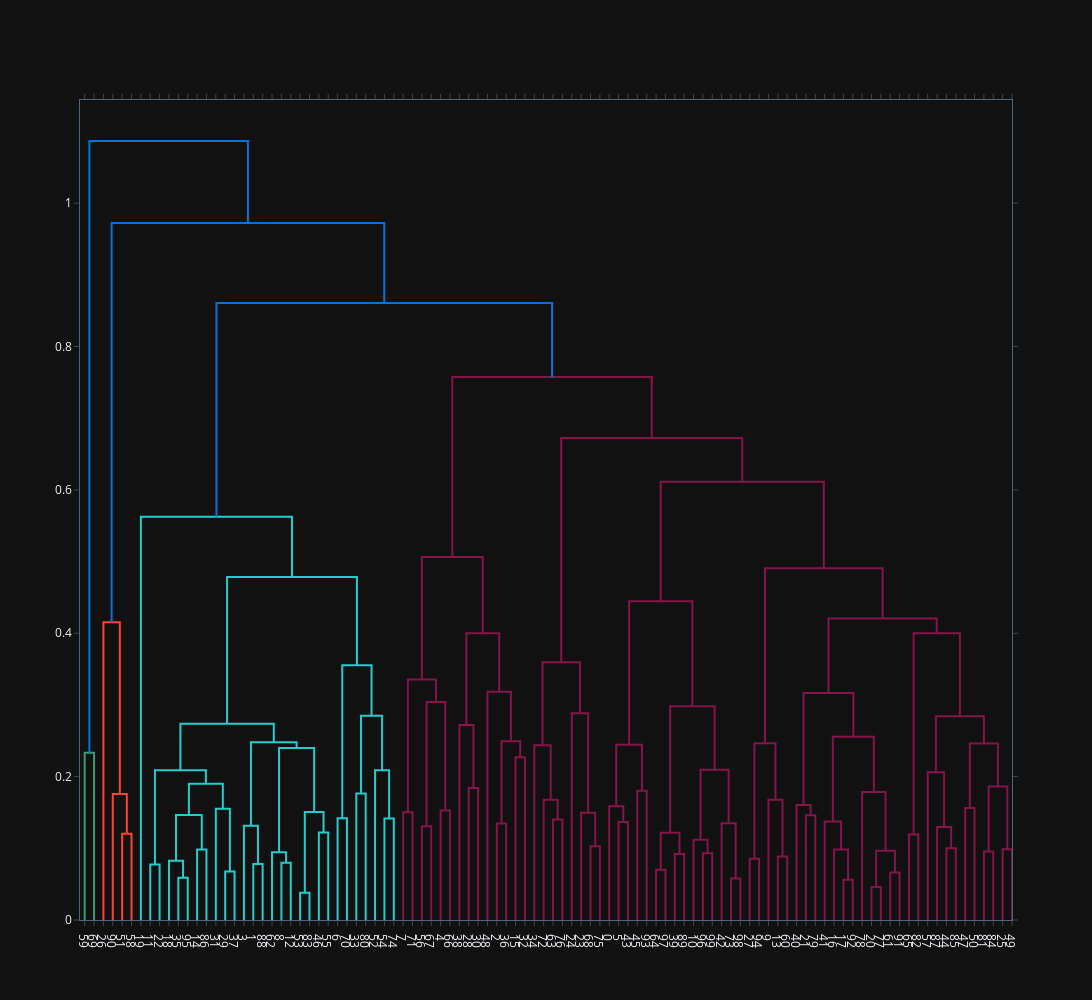

Notebook code for this chart:
### Code cell
import plotly.figure_factory as ff
import numpy as np

fig = ff.create_dendrogram(X)
fig.update_layout(width=1300, height=1000)
fig.show()

### Figure 1 — Plotly figure (JSON) as saved in the notebook; plotly's stock layout.template omitted (floating-point values rounded to 4 significant figures)
{"data": [{"hoverinfo": "text", "marker": {"color": "rgb(61,153,112)"}, "mode": "lines", "x": [5.0, 5.0, 15.0, 15.0], "xaxis": "x", "y": [0.0, 0.2333, 0.2333, 0.0], "yaxis": "y", "type": "scatter"}, {"hoverinfo": "text", "marker": {"color": "rgb(255,65,54)"}, "mode": "lines", "x": [45.0, 45.0, 55.0, 55.0], "xaxis": "x", "y": [0.0, 0.1202, 0.1202, 0.0], "yaxis": "y", "type": "scatter"}, {"hoverinfo": "text", "marker": {"color": "rgb(255,65,54)"}, "mode": "lines", "x": [35.0, 35.0, 50.0, 50.0], "xaxis": "x", "y": [0.0, 0.1758, 0.1758, 0.1202], "yaxis": "y", "type": "scatter"}, {"hoverinfo": "text", "marker": {"color": "rgb(255,65,54)"}, "mode": "lines", "x": [25.0, 25.0, 42.5, 42.5], "xaxis": "x", "y": [0.0, 0.4154, 0.4154, 0.1758], "yaxis": "y", "type": "scatter"}, {"hoverinfo": "text", "marker": {"color": "rgb(35,205,205)"}, "mode": "lines", "x": [75.0, 75.0, 85.0, 85.0], "xaxis": "x", "y": [0.0, 0.07735, 0.07735, 0.0], "yaxis": "y", "type": "scatter"}, {"hoverinfo": "text", "marker": {"color": "rgb(35,205,205)"}, "mode": "lines", "x": [105.0, 105.0, 115.0, 115.0], "xaxis": "x", "y": [0.0, 0.05905, 0.05905, 0.0], "yaxis": "y", "type": "scatter"}, {"hoverinfo": "text", "marker": {"color": "rgb(35,205,205)"}, "mode": "lines", "x": [95.0, 95.0, 110.0, 110.0], "xaxis": "x", "y": [0.0, 0.08279, 0.08279, 0.05905], "yaxis": "y", "type": "scatter"}, {"hoverinfo": "text", "marker": {"color": "rgb(35,205,205)"}, "mode": "lines", "x": [125.0, 125.0, 135.0, 135.0], "xaxis": "x", "y": [0.0, 0.09821, 0.09821, 0.0], "yaxis": "y", "type": "scatter"}, {"hoverinfo": "text", "marker": {"color": "rgb(35,205,205)"}, "mode": "lines", "x": [102.5, 102.5, 130.0, 130.0], "xaxis": "x", "y": [0.08279, 0.1465, 0.1465, 0.09821], "yaxis": "y", "type": "scatter"}, {"hoverinfo": "text", "marker": {"color": "rgb(35,205,205)"}, "mode": "lines", "x": [155.0, 155.0, 165.0, 165.0], "xaxis": "x", "y": [0.0, 0.06759, 0.06759, 0.0], "yaxis": "y", "type": "scatter"}, {"hoverinfo": "text", "marker": {"color": "rgb(35,205,205)"}, "mode": "lines", "x": [145.0, 145.0, 160.0, 160.0], "xaxis": "x", "y": [0.0, 0.1551, 0.1551, 0.06759], "yaxis": "y", "type": "scatter"}, {"hoverinfo": "text", "marker": {"color": "rgb(35,205,205)"}, "mode": "lines", "x": [116.2, 116.2, 152.5, 152.5], "xaxis": "x", "y": [0.1465, 0.1901, 0.1901, 0.1551], "yaxis": "y", "type": "scatter"}, {"hoverinfo": "text", "marker": {"color": "rgb(35,205,205)"}, "mode": "lines", "x": [80.0, 80.0, 134.4, 134.4], "xaxis": "x", "y": [0.07735, 0.2088, 0.2088, 0.1901], "yaxis": "y", "type": "scatter"}, {"hoverinfo": "text", "marker": {"color": "rgb(35,205,205)"}, "mode": "lines", "x": [185.0, 185.0, 195.0, 195.0], "xaxis": "x", "y": [0.0, 0.07827, 0.07827, 0.0], "yaxis": "y", "type": "scatter"}, {"hoverinfo": "text", "marker": {"color": "rgb(35,205,205)"}, "mode": "lines", "x": [175.0, 175.0, 190.0, 190.0], "xaxis": "x", "y": [0.0, 0.1316, 0.1316, 0.07827], "yaxis": "y", "type": "scatter"}, {"hoverinfo": "text", "marker": {"color": "rgb(35,205,205)"}, "mode": "lines", "x": [215.0, 215.0, 225.0, 225.0], "xaxis": "x", "y": [0.0, 0.07987, 0.07987, 0.0], "yaxis": "y", "type": "scatter"}, {"hoverinfo": "text", "marker": {"color": "rgb(35,205,205)"}, "mode": "lines", "x": [205.0, 205.0, 220.0, 220.0], "xaxis": "x", "y": [0.0, 0.09461, 0.09461, 0.07987], "yaxis": "y", "type": "scatter"}, {"hoverinfo": "text", "marker": {"color": "rgb(35,205,205)"}, "mode": "lines", "x": [235.0, 235.0, 245.0, 245.0], "xaxis": "x", "y": [0.0, 0.03799, 0.03799, 0.0], "yaxis": "y", "type": "scatter"}, {"hoverinfo": "text", "marker": {"color": "rgb(35,205,205)"}, "mode": "lines", "x": [255.0, 255.0, 265.0, 265.0], "xaxis": "x", "y": [0.0, 0.1221, 0.1221, 0.0], "yaxis": "y", "type": "scatter"}, {"hoverinfo": "text", "marker": {"color": "rgb(35,205,205)"}, "mode": "lines", "x": [240.0, 240.0, 260.0, 260.0], "xaxis": "x", "y": [0.03799, 0.1505, 0.1505, 0.1221], "yaxis": "y", "type": "scatter"}, {"hoverinfo": "text", "marker": {"color": "rgb(35,205,205)"}, "mode": "lines", "x": [212.5, 212.5, 250.0, 250.0], "xaxis": "x", "y": [0.09461, 0.24, 0.24, 0.1505], "yaxis": "y", "type": "scatter"}, {"hoverinfo": "text", "marker": {"color": "rgb(35,205,205)"}, "mode": "lines", "x": [182.5, 182.5, 231.2, 231.2], "xaxis": "x", "y": [0.1316, 0.2479, 0.2479, 0.24], "yaxis": "y", "type": "scatter"}, {"hoverinfo": "text", "marker": {"color": "rgb(35,205,205)"}, "mode": "lines", "x": [107.2, 107.2, 206.9, 206.9], "xaxis": "x", "y": [0.2088, 0.2737, 0.2737, 0.2479], "yaxis": "y", "type": "scatter"}, {"hoverinfo": "text", "marker": {"color": "rgb(35,205,205)"}, "mode": "lines", "x": [275.0, 275.0, 285.0, 285.0], "xaxis": "x", "y": [0.0, 0.142, 0.142, 0.0], "yaxis": "y", "type": "scatter"}, {"hoverinfo": "text", "marker": {"color": "rgb(35,205,205)"}, "mode": "lines", "x": [295.0, 295.0, 305.0, 305.0], "xaxis": "x", "y": [0.0, 0.1763, 0.1763, 0.0], "yaxis": "y", "type": "scatter"}, {"hoverinfo": "text", "marker": {"color": "rgb(35,205,205)"}, "mode": "lines", "x": [325.0, 325.0, 335.0, 335.0], "xaxis": "x", "y": [0.0, 0.1415, 0.1415, 0.0], "yaxis": "y", "type": "scatter"}, {"hoverinfo": "text", "marker": {"color": "rgb(35,205,205)"}, "mode": "lines", "x": [315.0, 315.0, 330.0, 330.0], "xaxis": "x", "y": [0.0, 0.209, 0.209, 0.1415], "yaxis": "y", "type": "scatter"}, {"hoverinfo": "text", "marker": {"color": "rgb(35,205,205)"}, "mode": "lines", "x": [300.0, 300.0, 322.5, 322.5], "xaxis": "x", "y": [0.1763, 0.2847, 0.2847, 0.209], "yaxis": "y", "type": "scatter"}, {"hoverinfo": "text", "marker": {"color": "rgb(35,205,205)"}, "mode": "lines", "x": [280.0, 280.0, 311.2, 311.2], "xaxis": "x", "y": [0.142, 0.3554, 0.3554, 0.2847], "yaxis": "y", "type": "scatter"}, {"hoverinfo": "text", "marker": {"color": "rgb(35,205,205)"}, "mode": "lines", "x": [157.0, 157.0, 295.6, 295.6], "xaxis": "x", "y": [0.2737, 0.4785, 0.4785, 0.3554], "yaxis": "y", "type": "scatter"}, {"hoverinfo": "text", "marker": {"color": "rgb(35,205,205)"}, "mode": "lines", "x": [65.0, 65.0, 226.3, 226.3], "xaxis": "x", "y": [0.0, 0.5627, 0.5627, 0.4785], "yaxis": "y", "type": "scatter"}, {"hoverinfo": "text", "marker": {"color": "rgb(133,20,75)"}, "mode": "lines", "x": [345.0, 345.0, 355.0, 355.0], "xaxis": "x", "y": [0.0, 0.1503, 0.1503, 0.0], "yaxis": "y", "type": "scatter"}, {"hoverinfo": "text", "marker": {"color": "rgb(133,20,75)"}, "mode": "lines", "x": [365.0, 365.0, 375.0, 375.0], "xaxis": "x", "y": [0.0, 0.1308, 0.1308, 0.0], "yaxis": "y", "type": "scatter"}, {"hoverinfo": "text", "marker": {"color": "rgb(133,20,75)"}, "mode": "lines", "x": [385.0, 385.0, 395.0, 395.0], "xaxis": "x", "y": [0.0, 0.1527, 0.1527, 0.0], "yaxis": "y", "type": "scatter"}, {"hoverinfo": "text", "marker": {"color": "rgb(133,20,75)"}, "mode": "lines", "x": [370.0, 370.0, 390.0, 390.0], "xaxis": "x", "y": [0.1308, 0.3042, 0.3042, 0.1527], "yaxis": "y", "type": "scatter"}, {"hoverinfo": "text", "marker": {"color": "rgb(133,20,75)"}, "mode": "lines", "x": [350.0, 350.0, 380.0, 380.0], "xaxis": "x", "y": [0.1503, 0.3356, 0.3356, 0.3042], "yaxis": "y", "type": "scatter"}, {"hoverinfo": "text", "marker": {"color": "rgb(133,20,75)"}, "mode": "lines", "x": [415.0, 415.0, 425.0, 425.0], "xaxis": "x", "y": [0.0, 0.1843, 0.1843, 0.0], "yaxis": "y", "type": "scatter"}, {"hoverinfo": "text", "marker": {"color": "rgb(133,20,75)"}, "mode": "lines", "x": [405.0, 405.0, 420.0, 420.0], "xaxis": "x", "y": [0.0, 0.2721, 0.2721, 0.1843], "yaxis": "y", "type": "scatter"}, {"hoverinfo": "text", "marker": {"color": "rgb(133,20,75)"}, "mode": "lines", "x": [445.0, 445.0, 455.0, 455.0], "xaxis": "x", "y": [0.0, 0.1348, 0.1348, 0.0], "yaxis": "y", "type": "scatter"}, {"hoverinfo": "text", "marker": {"color": "rgb(133,20,75)"}, "mode": "lines", "x": [465.0, 465.0, 475.0, 475.0], "xaxis": "x", "y": [0.0, 0.2271, 0.2271, 0.0], "yaxis": "y", "type": "scatter"}, {"hoverinfo": "text", "marker": {"color": "rgb(133,20,75)"}, "mode": "lines", "x": [450.0, 450.0, 470.0, 470.0], "xaxis": "x", "y": [0.1348, 0.2495, 0.2495, 0.2271], "yaxis": "y", "type": "scatter"}, {"hoverinfo": "text", "marker": {"color": "rgb(133,20,75)"}, "mode": "lines", "x": [435.0, 435.0, 460.0, 460.0], "xaxis": "x", "y": [0.0, 0.3182, 0.3182, 0.2495], "yaxis": "y", "type": "scatter"}, {"hoverinfo": "text", "marker": {"color": "rgb(133,20,75)"}, "mode": "lines", "x": [412.5, 412.5, 447.5, 447.5], "xaxis": "x", "y": [0.2721, 0.4, 0.4, 0.3182], "yaxis": "y", "type": "scatter"}, {"hoverinfo": "text", "marker": {"color": "rgb(133,20,75)"}, "mode": "lines", "x": [365.0, 365.0, 430.0, 430.0], "xaxis": "x", "y": [0.3356, 0.5064, 0.5064, 0.4], "yaxis": "y", "type": "scatter"}, {"hoverinfo": "text", "marker": {"color": "rgb(133,20,75)"}, "mode": "lines", "x": [505.0, 505.0, 515.0, 515.0], "xaxis": "x", "y": [0.0, 0.1402, 0.1402, 0.0], "yaxis": "y", "type": "scatter"}, {"hoverinfo": "text", "marker": {"color": "rgb(133,20,75)"}, "mode": "lines", "x": [495.0, 495.0, 510.0, 510.0], "xaxis": "x", "y": [0.0, 0.1676, 0.1676, 0.1402], "yaxis": "y", "type": "scatter"}, {"hoverinfo": "text", "marker": {"color": "rgb(133,20,75)"}, "mode": "lines", "x": [485.0, 485.0, 502.5, 502.5], "xaxis": "x", "y": [0.0, 0.2436, 0.2436, 0.1676], "yaxis": "y", "type": "scatter"}, {"hoverinfo": "text", "marker": {"color": "rgb(133,20,75)"}, "mode": "lines", "x": [545.0, 545.0, 555.0, 555.0], "xaxis": "x", "y": [0.0, 0.1027, 0.1027, 0.0], "yaxis": "y", "type": "scatter"}, {"hoverinfo": "text", "marker": {"color": "rgb(133,20,75)"}, "mode": "lines", "x": [535.0, 535.0, 550.0, 550.0], "xaxis": "x", "y": [0.0, 0.1495, 0.1495, 0.1027], "yaxis": "y", "type": "scatter"}, {"hoverinfo": "text", "marker": {"color": "rgb(133,20,75)"}, "mode": "lines", "x": [525.0, 525.0, 542.5, 542.5], "xaxis": "x", "y": [0.0, 0.2883, 0.2883, 0.1495], "yaxis": "y", "type": "scatter"}, {"hoverinfo": "text", "marker": {"color": "rgb(133,20,75)"}, "mode": "lines", "x": [493.8, 493.8, 533.8, 533.8], "xaxis": "x", "y": [0.2436, 0.3595, 0.3595, 0.2883], "yaxis": "y", "type": "scatter"}, {"hoverinfo": "text", "marker": {"color": "rgb(133,20,75)"}, "mode": "lines", "x": [575.0, 575.0, 585.0, 585.0], "xaxis": "x", "y": [0.0, 0.1365, 0.1365, 0.0], "yaxis": "y", "type": "scatter"}, {"hoverinfo": "text", "marker": {"color": "rgb(133,20,75)"}, "mode": "lines", "x": [565.0, 565.0, 580.0, 580.0], "xaxis": "x", "y": [0.0, 0.1588, 0.1588, 0.1365], "yaxis": "y", "type": "scatter"}, {"hoverinfo": "text", "marker": {"color": "rgb(133,20,75)"}, "mode": "lines", "x": [595.0, 595.0, 605.0, 605.0], "xaxis": "x", "y": [0.0, 0.1804, 0.1804, 0.0], "yaxis": "y", "type": "scatter"}, {"hoverinfo": "text", "marker": {"color": "rgb(133,20,75)"}, "mode": "lines", "x": [572.5, 572.5, 600.0, 600.0], "xaxis": "x", "y": [0.1588, 0.2446, 0.2446, 0.1804], "yaxis": "y", "type": "scatter"}, {"hoverinfo": "text", "marker": {"color": "rgb(133,20,75)"}, "mode": "lines", "x": [615.0, 615.0, 625.0, 625.0], "xaxis": "x", "y": [0.0, 0.06999, 0.06999, 0.0], "yaxis": "y", "type": "scatter"}, {"hoverinfo": "text", "marker": {"color": "rgb(133,20,75)"}, "mode": "lines", "x": [635.0, 635.0, 645.0, 645.0], "xaxis": "x", "y": [0.0, 0.09213, 0.09213, 0.0], "yaxis": "y", "type": "scatter"}, {"hoverinfo": "text", "marker": {"color": "rgb(133,20,75)"}, "mode": "lines", "x": [620.0, 620.0, 640.0, 640.0], "xaxis": "x", "y": [0.06999, 0.1216, 0.1216, 0.09213], "yaxis": "y", "type": "scatter"}, {"hoverinfo": "text", "marker": {"color": "rgb(133,20,75)"}, "mode": "lines", "x": [665.0, 665.0, 675.0, 675.0], "xaxis": "x", "y": [0.0, 0.09308, 0.09308, 0.0], "yaxis": "y", "type": "scatter"}, {"hoverinfo": "text", "marker": {"color": "rgb(133,20,75)"}, "mode": "lines", "x": [655.0, 655.0, 670.0, 670.0], "xaxis": "x", "y": [0.0, 0.1119, 0.1119, 0.09308], "yaxis": "y", "type": "scatter"}, {"hoverinfo": "text", "marker": {"color": "rgb(133,20,75)"}, "mode": "lines", "x": [695.0, 695.0, 705.0, 705.0], "xaxis": "x", "y": [0.0, 0.05804, 0.05804, 0.0], "yaxis": "y", "type": "scatter"}, {"hoverinfo": "text", "marker": {"color": "rgb(133,20,75)"}, "mode": "lines", "x": [685.0, 685.0, 700.0, 700.0], "xaxis": "x", "y": [0.0, 0.1351, 0.1351, 0.05804], "yaxis": "y", "type": "scatter"}, {"hoverinfo": "text", "marker": {"color": "rgb(133,20,75)"}, "mode": "lines", "x": [662.5, 662.5, 692.5, 692.5], "xaxis": "x", "y": [0.1119, 0.2097, 0.2097, 0.1351], "yaxis": "y", "type": "scatter"}, {"hoverinfo": "text", "marker": {"color": "rgb(133,20,75)"}, "mode": "lines", "x": [630.0, 630.0, 677.5, 677.5], "xaxis": "x", "y": [0.1216, 0.2981, 0.2981, 0.2097], "yaxis": "y", "type": "scatter"}, {"hoverinfo": "text", "marker": {"color": "rgb(133,20,75)"}, "mode": "lines", "x": [586.2, 586.2, 653.8, 653.8], "xaxis": "x", "y": [0.2446, 0.4445, 0.4445, 0.2981], "yaxis": "y", "type": "scatter"}, {"hoverinfo": "text", "marker": {"color": "rgb(133,20,75)"}, "mode": "lines", "x": [715.0, 715.0, 725.0, 725.0], "xaxis": "x", "y": [0.0, 0.08542, 0.08542, 0.0], "yaxis": "y", "type": "scatter"}, {"hoverinfo": "text", "marker": {"color": "rgb(133,20,75)"}, "mode": "lines", "x": [745.0, 745.0, 755.0, 755.0], "xaxis": "x", "y": [0.0, 0.08841, 0.08841, 0.0], "yaxis": "y", "type": "scatter"}, {"hoverinfo": "text", "marker": {"color": "rgb(133,20,75)"}, "mode": "lines", "x": [735.0, 735.0, 750.0, 750.0], "xaxis": "x", "y": [0.0, 0.1678, 0.1678, 0.08841], "yaxis": "y", "type": "scatter"}, {"hoverinfo": "text", "marker": {"color": "rgb(133,20,75)"}, "mode": "lines", "x": [720.0, 720.0, 742.5, 742.5], "xaxis": "x", "y": [0.08542, 0.2465, 0.2465, 0.1678], "yaxis": "y", "type": "scatter"}, {"hoverinfo": "text", "marker": {"color": "rgb(133,20,75)"}, "mode": "lines", "x": [775.0, 775.0, 785.0, 785.0], "xaxis": "x", "y": [0.0, 0.146, 0.146, 0.0], "yaxis": "y", "type": "scatter"}, {"hoverinfo": "text", "marker": {"color": "rgb(133,20,75)"}, "mode": "lines", "x": [765.0, 765.0, 780.0, 780.0], "xaxis": "x", "y": [0.0, 0.1606, 0.1606, 0.146], "yaxis": "y", "type": "scatter"}, {"hoverinfo": "text", "marker": {"color": "rgb(133,20,75)"}, "mode": "lines", "x": [815.0, 815.0, 825.0, 825.0], "xaxis": "x", "y": [0.0, 0.05625, 0.05625, 0.0], "yaxis": "y", "type": "scatter"}, {"hoverinfo": "text", "marker": {"color": "rgb(133,20,75)"}, "mode": "lines", "x": [805.0, 805.0, 820.0, 820.0], "xaxis": "x", "y": [0.0, 0.0983, 0.0983, 0.05625], "yaxis": "y", "type": "scatter"}, {"hoverinfo": "text", "marker": {"color": "rgb(133,20,75)"}, "mode": "lines", "x": [795.0, 795.0, 812.5, 812.5], "xaxis": "x", "y": [0.0, 0.1374, 0.1374, 0.0983], "yaxis": "y", "type": "scatter"}, {"hoverinfo": "text", "marker": {"color": "rgb(133,20,75)"}, "mode": "lines", "x": [845.0, 845.0, 855.0, 855.0], "xaxis": "x", "y": [0.0, 0.04612, 0.04612, 0.0], "yaxis": "y", "type": "scatter"}, {"hoverinfo": "text", "marker": {"color": "rgb(133,20,75)"}, "mode": "lines", "x": [865.0, 865.0, 875.0, 875.0], "xaxis": "x", "y": [0.0, 0.06626, 0.06626, 0.0], "yaxis": "y", "type": "scatter"}, {"hoverinfo": "text", "marker": {"color": "rgb(133,20,75)"}, "mode": "lines", "x": [850.0, 850.0, 870.0, 870.0], "xaxis": "x", "y": [0.04612, 0.09646, 0.09646, 0.06626], "yaxis": "y", "type": "scatter"}, {"hoverinfo": "text", "marker": {"color": "rgb(133,20,75)"}, "mode": "lines", "x": [835.0, 835.0, 860.0, 860.0], "xaxis": "x", "y": [0.0, 0.1785, 0.1785, 0.09646], "yaxis": "y", "type": "scatter"}, {"hoverinfo": "text", "marker": {"color": "rgb(133,20,75)"}, "mode": "lines", "x": [803.8, 803.8, 847.5, 847.5], "xaxis": "x", "y": [0.1374, 0.2555, 0.2555, 0.1785], "yaxis": "y", "type": "scatter"}, {"hoverinfo": "text", "marker": {"color": "rgb(133,20,75)"}, "mode": "lines", "x": [772.5, 772.5, 825.6, 825.6], "xaxis": "x", "y": [0.1606, 0.3168, 0.3168, 0.2555], "yaxis": "y", "type": "scatter"}, {"hoverinfo": "text", "marker": {"color": "rgb(133,20,75)"}, "mode": "lines", "x": [885.0, 885.0, 895.0, 895.0], "xaxis": "x", "y": [0.0, 0.1194, 0.1194, 0.0], "yaxis": "y", "type": "scatter"}, {"hoverinfo": "text", "marker": {"color": "rgb(133,20,75)"}, "mode": "lines", "x": [925.0, 925.0, 935.0, 935.0], "xaxis": "x", "y": [0.0, 0.1001, 0.1001, 0.0], "yaxis": "y", "type": "scatter"}, {"hoverinfo": "text", "marker": {"color": "rgb(133,20,75)"}, "mode": "lines", "x": [915.0, 915.0, 930.0, 930.0], "xaxis": "x", "y": [0.0, 0.1297, 0.1297, 0.1001], "yaxis": "y", "type": "scatter"}, {"hoverinfo": "text", "marker": {"color": "rgb(133,20,75)"}, "mode": "lines", "x": [905.0, 905.0, 922.5, 922.5], "xaxis": "x", "y": [0.0, 0.2062, 0.2062, 0.1297], "yaxis": "y", "type": "scatter"}, {"hoverinfo": "text", "marker": {"color": "rgb(133,20,75)"}, "mode": "lines", "x": [945.0, 945.0, 955.0, 955.0], "xaxis": "x", "y": [0.0, 0.1561, 0.1561, 0.0], "yaxis": "y", "type": "scatter"}, {"hoverinfo": "text", "marker": {"color": "rgb(133,20,75)"}, "mode": "lines", "x": [965.0, 965.0, 975.0, 975.0], "xaxis": "x", "y": [0.0, 0.09567, 0.09567, 0.0], "yaxis": "y", "type": "scatter"}, {"hoverinfo": "text", "marker": {"color": "rgb(133,20,75)"}, "mode": "lines", "x": [985.0, 985.0, 995.0, 995.0], "xaxis": "x", "y": [0.0, 0.09868, 0.09868, 0.0], "yaxis": "y", "type": "scatter"}, {"hoverinfo": "text", "marker": {"color": "rgb(133,20,75)"}, "mode": "lines", "x": [970.0, 970.0, 990.0, 990.0], "xaxis": "x", "y": [0.09567, 0.1863, 0.1863, 0.09868], "yaxis": "y", "type": "scatter"}, {"hoverinfo": "text", "marker": {"color": "rgb(133,20,75)"}, "mode": "lines", "x": [950.0, 950.0, 980.0, 980.0], "xaxis": "x", "y": [0.1561, 0.2463, 0.2463, 0.1863], "yaxis": "y", "type": "scatter"}, {"hoverinfo": "text", "marker": {"color": "rgb(133,20,75)"}, "mode": "lines", "x": [913.8, 913.8, 965.0, 965.0], "xaxis": "x", "y": [0.2062, 0.2844, 0.2844, 0.2463], "yaxis": "y", "type": "scatter"}, {"hoverinfo": "text", "marker": {"color": "rgb(133,20,75)"}, "mode": "lines", "x": [890.0, 890.0, 939.4, 939.4], "xaxis": "x", "y": [0.1194, 0.3999, 0.3999, 0.2844], "yaxis": "y", "type": "scatter"}, {"hoverinfo": "text", "marker": {"color": "rgb(133,20,75)"}, "mode": "lines", "x": [799.1, 799.1, 914.7, 914.7], "xaxis": "x", "y": [0.3168, 0.4205, 0.4205, 0.3999], "yaxis": "y", "type": "scatter"}, {"hoverinfo": "text", "marker": {"color": "rgb(133,20,75)"}, "mode": "lines", "x": [731.2, 731.2, 856.9, 856.9], "xaxis": "x", "y": [0.2465, 0.4908, 0.4908, 0.4205], "yaxis": "y", "type": "scatter"}, {"hoverinfo": "text", "marker": {"color": "rgb(133,20,75)"}, "mode": "lines", "x": [620.0, 620.0, 794.1, 794.1], "xaxis": "x", "y": [0.4445, 0.6114, 0.6114, 0.4908], "yaxis": "y", "type": "scatter"}, {"hoverinfo": "text", "marker": {"color": "rgb(133,20,75)"}, "mode": "lines", "x": [513.8, 513.8, 707.0, 707.0], "xaxis": "x", "y": [0.3595, 0.6722, 0.6722, 0.6114], "yaxis": "y", "type": "scatter"}, {"hoverinfo": "text", "marker": {"color": "rgb(133,20,75)"}, "mode": "lines", "x": [397.5, 397.5, 610.4, 610.4], "xaxis": "x", "y": [0.5064, 0.7575, 0.7575, 0.6722], "yaxis": "y", "type": "scatter"}, {"hoverinfo": "text", "marker": {"color": "rgb(0,116,217)"}, "mode": "lines", "x": [145.7, 145.7, 503.9, 503.9], "xaxis": "x", "y": [0.5627, 0.8608, 0.8608, 0.7575], "yaxis": "y", "type": "scatter"}, {"hoverinfo": "text", "marker": {"color": "rgb(0,116,217)"}, "mode": "lines", "x": [33.75, 33.75, 324.8, 324.8], "xaxis": "x", "y": [0.4154, 0.9723, 0.9723, 0.8608], "yaxis": "y", "type": "scatter"}, {"hoverinfo": "text", "marker": {"color": "rgb(0,116,217)"}, "mode": "lines", "x": [10.0, 10.0, 179.3, 179.3], "xaxis": "x", "y": [0.2333, 1.087, 1.087, 0.9723], "yaxis": "y", "type": "scatter"}], "layout": {"autosize": false, "height": 1000, "hovermode": "closest", "showlegend": false, "width": 1300, "xaxis": {"mirror": "allticks", "rangemode": "tozero", "showgrid": false, "showline": true, "showticklabels": true, "tickmode": "array", "ticks": "outside", "ticktext": ["59", "69", "26", "90", "51", "58", "19", "11", "22", "18", "35", "95", "14", "86", "31", "29", "37", "3", "1", "88", "62", "8", "12", "53", "83", "46", "55", "6", "70", "33", "80", "52", "54", "74", "7", "71", "56", "67", "4", "66", "38", "28", "30", "48", "2", "36", "15", "32", "34", "72", "63", "76", "24", "23", "68", "75", "0", "5", "43", "45", "93", "64", "97", "39", "89", "10", "96", "99", "42", "73", "98", "27", "94", "9", "13", "60", "40", "21", "79", "41", "16", "17", "92", "78", "20", "77", "61", "91", "65", "82", "57", "87", "44", "85", "47", "50", "81", "84", "25", "49"], "tickvals": [5.0, 15.0, 25.0, 35.0, 45.0, 55.0, 65.0, 75.0, 85.0, 95.0, 105.0, 115.0, 125.0, 135.0, 145.0, 155.0, 165.0, 175.0, 185.0, 195.0, 205.0, 215.0, 225.0, 235.0, 245.0, 255.0, 265.0, 275.0, 285.0, 295.0, 305.0, 315.0, 325.0, 335.0, 345.0, 355.0, 365.0, 375.0, 385.0, 395.0, 405.0, 415.0, 425.0, 435.0, 445.0, 455.0, 465.0, 475.0, 485.0, 495.0, 505.0, 515.0, 525.0, 535.0, 545.0, 555.0, 565.0, 575.0, 585.0, 595.0, 605.0, 615.0, 625.0, 635.0, 645.0, 655.0, 665.0, 675.0, 685.0, 695.0, 705.0, 715.0, 725.0, 735.0, 745.0, 755.0, 765.0, 775.0, 785.0, 795.0, 805.0, 815.0, 825.0, 835.0, 845.0, 855.0, 865.0, 875.0, 885.0, 895.0, 905.0, 915.0, 925.0, 935.0, 945.0, 955.0, 965.0, 975.0, 985.0, 995.0], "type": "linear", "zeroline": false}, "yaxis": {"mirror": "allticks", "rangemode": "tozero", "showgrid": false, "showline": true, "showticklabels": true, "ticks": "outside", "type": "linear", "zeroline": false}}}
